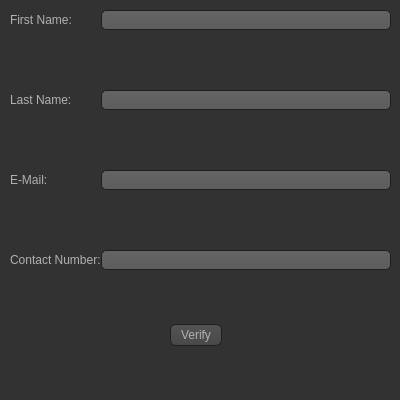
<?xml version="1.0" encoding="UTF-8"?>
<ui version="4.0">
 <class>Form</class>
 <widget class="QWidget" name="Form">
  <property name="geometry">
   <rect>
    <x>0</x>
    <y>0</y>
    <width>400</width>
    <height>400</height>
   </rect>
  </property>
  <property name="sizePolicy">
   <sizepolicy hsizetype="Fixed" vsizetype="Fixed">
    <horstretch>0</horstretch>
    <verstretch>0</verstretch>
   </sizepolicy>
  </property>
  <property name="minimumSize">
   <size>
    <width>400</width>
    <height>400</height>
   </size>
  </property>
  <property name="maximumSize">
   <size>
    <width>400</width>
    <height>400</height>
   </size>
  </property>
  <property name="windowTitle">
   <string>Form</string>
  </property>
  <property name="styleSheet">
   <string notr="true">QToolTip
{
     border: 1px solid black;
     background-color: #ffa02f;
     padding: 1px;
     border-radius: 3px;
     opacity: 100;
}

QWidget
{
    color: #b1b1b1;
    background-color: #323232;
}

QTreeView, QListView
{
    background-color: silver;
    margin-left: 5px;
}

QWidget:item:hover
{
    background-color: QLinearGradient( x1: 0, y1: 0, x2: 0, y2: 1, stop: 0 #ffa02f, stop: 1 #ca0619);
    color: #000000;
}

QWidget:item:selected
{
    background-color: QLinearGradient( x1: 0, y1: 0, x2: 0, y2: 1, stop: 0 #ffa02f, stop: 1 #d7801a);
}

QMenuBar::item
{
    background: transparent;
}

QMenuBar::item:selected
{
    background: transparent;
    border: 1px solid #ffaa00;
}

QMenuBar::item:pressed
{
    background: #444;
    border: 1px solid #000;
    background-color: QLinearGradient(
        x1:0, y1:0,
        x2:0, y2:1,
        stop:1 #212121,
        stop:0.4 #343434/*,
        stop:0.2 #343434,
        stop:0.1 #ffaa00*/
    );
    margin-bottom:-1px;
    padding-bottom:1px;
}

QMenu
{
    border: 1px solid #000;
}

QMenu::item
{
    padding: 2px 20px 2px 20px;
}

QMenu::item:selected
{
    color: #000000;
}

QWidget:disabled
{
    color: #808080;
    background-color: #323232;
}

QAbstractItemView
{
    background-color: QLinearGradient( x1: 0, y1: 0, x2: 0, y2: 1, stop: 0 #4d4d4d, stop: 0.1 #646464, stop: 1 #5d5d5d);
}

QWidget:focus
{
    /*border: 1px solid darkgray;*/
}

QLineEdit
{
    background-color: QLinearGradient( x1: 0, y1: 0, x2: 0, y2: 1, stop: 0 #4d4d4d, stop: 0 #646464, stop: 1 #5d5d5d);
    padding: 1px;
    border-style: solid;
    border: 1px solid #1e1e1e;
    border-radius: 5;
}

QPushButton
{
    color: #b1b1b1;
    background-color: QLinearGradient( x1: 0, y1: 0, x2: 0, y2: 1, stop: 0 #565656, stop: 0.1 #525252, stop: 0.5 #4e4e4e, stop: 0.9 #4a4a4a, stop: 1 #464646);
    border-width: 1px;
    border-color: #1e1e1e;
    border-style: solid;
    border-radius: 6;
    padding: 3px;
    font-size: 12px;
    padding-left: 5px;
    padding-right: 5px;
    min-width: 40px;
}

QPushButton:pressed
{
    background-color: QLinearGradient( x1: 0, y1: 0, x2: 0, y2: 1, stop: 0 #2d2d2d, stop: 0.1 #2b2b2b, stop: 0.5 #292929, stop: 0.9 #282828, stop: 1 #252525);
}

QComboBox
{
    selection-background-color: #ffaa00;
    background-color: QLinearGradient( x1: 0, y1: 0, x2: 0, y2: 1, stop: 0 #565656, stop: 0.1 #525252, stop: 0.5 #4e4e4e, stop: 0.9 #4a4a4a, stop: 1 #464646);
    border-style: solid;
    border: 1px solid #1e1e1e;
    border-radius: 5;
}

QComboBox:hover,QPushButton:hover
{
    border: 2px solid QLinearGradient( x1: 0, y1: 0, x2: 0, y2: 1, stop: 0 #ffa02f, stop: 1 #d7801a);
}


QComboBox:on
{
    padding-top: 3px;
    padding-left: 4px;
    background-color: QLinearGradient( x1: 0, y1: 0, x2: 0, y2: 1, stop: 0 #2d2d2d, stop: 0.1 #2b2b2b, stop: 0.5 #292929, stop: 0.9 #282828, stop: 1 #252525);
    selection-background-color: #ffaa00;
}

QComboBox QAbstractItemView
{
    border: 2px solid darkgray;
    selection-background-color: QLinearGradient( x1: 0, y1: 0, x2: 0, y2: 1, stop: 0 #ffa02f, stop: 1 #d7801a);
}

QComboBox::drop-down
{
     subcontrol-origin: padding;
     subcontrol-position: top right;
     width: 15px;

     border-left-width: 0px;
     border-left-color: darkgray;
     border-left-style: solid; /* just a single line */
     border-top-right-radius: 3px; /* same radius as the QComboBox */
     border-bottom-right-radius: 3px;
 }

QComboBox::down-arrow
{
     image: url(:/dark_orange/img/down_arrow.png);
}

QGroupBox
{
    border: 1px solid darkgray;
    margin-top: 10px;
}

QGroupBox:focus
{
    border: 1px solid darkgray;
}

QTextEdit:focus
{
    border: 1px solid darkgray;
}

QScrollBar:horizontal {
     border: 1px solid #222222;
     background: QLinearGradient( x1: 0, y1: 0, x2: 0, y2: 1, stop: 0.0 #121212, stop: 0.2 #282828, stop: 1 #484848);
     height: 7px;
     margin: 0px 16px 0 16px;
}

QScrollBar::handle:horizontal
{
      background: QLinearGradient( x1: 0, y1: 0, x2: 1, y2: 0, stop: 0 #ffa02f, stop: 0.5 #d7801a, stop: 1 #ffa02f);
      min-height: 20px;
      border-radius: 2px;
}

QScrollBar::add-line:horizontal {
      border: 1px solid #1b1b19;
      border-radius: 2px;
      background: QLinearGradient( x1: 0, y1: 0, x2: 1, y2: 0, stop: 0 #ffa02f, stop: 1 #d7801a);
      width: 14px;
      subcontrol-position: right;
      subcontrol-origin: margin;
}

QScrollBar::sub-line:horizontal {
      border: 1px solid #1b1b19;
      border-radius: 2px;
      background: QLinearGradient( x1: 0, y1: 0, x2: 1, y2: 0, stop: 0 #ffa02f, stop: 1 #d7801a);
      width: 14px;
     subcontrol-position: left;
     subcontrol-origin: margin;
}

QScrollBar::right-arrow:horizontal, QScrollBar::left-arrow:horizontal
{
      border: 1px solid black;
      width: 1px;
      height: 1px;
      background: white;
}

QScrollBar::add-page:horizontal, QScrollBar::sub-page:horizontal
{
      background: none;
}

QScrollBar:vertical
{
      background: QLinearGradient( x1: 0, y1: 0, x2: 1, y2: 0, stop: 0.0 #121212, stop: 0.2 #282828, stop: 1 #484848);
      width: 7px;
      margin: 16px 0 16px 0;
      border: 1px solid #222222;
}

QScrollBar::handle:vertical
{
      background: QLinearGradient( x1: 0, y1: 0, x2: 0, y2: 1, stop: 0 #ffa02f, stop: 0.5 #d7801a, stop: 1 #ffa02f);
      min-height: 20px;
      border-radius: 2px;
}

QScrollBar::add-line:vertical
{
      border: 1px solid #1b1b19;
      border-radius: 2px;
      background: QLinearGradient( x1: 0, y1: 0, x2: 0, y2: 1, stop: 0 #ffa02f, stop: 1 #d7801a);
      height: 14px;
      subcontrol-position: bottom;
      subcontrol-origin: margin;
}

QScrollBar::sub-line:vertical
{
      border: 1px solid #1b1b19;
      border-radius: 2px;
      background: QLinearGradient( x1: 0, y1: 0, x2: 0, y2: 1, stop: 0 #d7801a, stop: 1 #ffa02f);
      height: 14px;
      subcontrol-position: top;
      subcontrol-origin: margin;
}

QScrollBar::up-arrow:vertical, QScrollBar::down-arrow:vertical
{
      border: 1px solid black;
      width: 1px;
      height: 1px;
      background: white;
}


QScrollBar::add-page:vertical, QScrollBar::sub-page:vertical
{
      background: none;
}

QTextEdit
{
    background-color: #242424;
}

QPlainTextEdit
{
    background-color: #242424;
}

QHeaderView::section
{
    background-color: QLinearGradient(x1:0, y1:0, x2:0, y2:1, stop:0 #616161, stop: 0.5 #505050, stop: 0.6 #434343, stop:1 #656565);
    color: white;
    padding-left: 4px;
    border: 1px solid #6c6c6c;
}

QCheckBox:disabled
{
color: #414141;
}

QDockWidget::title
{
    text-align: center;
    spacing: 3px; /* spacing between items in the tool bar */
    background-color: QLinearGradient(x1:0, y1:0, x2:0, y2:1, stop:0 #323232, stop: 0.5 #242424, stop:1 #323232);
}

QDockWidget::close-button, QDockWidget::float-button
{
    text-align: center;
    spacing: 1px; /* spacing between items in the tool bar */
    background-color: QLinearGradient(x1:0, y1:0, x2:0, y2:1, stop:0 #323232, stop: 0.5 #242424, stop:1 #323232);
}

QDockWidget::close-button:hover, QDockWidget::float-button:hover
{
    background: #242424;
}

QDockWidget::close-button:pressed, QDockWidget::float-button:pressed
{
    padding: 1px -1px -1px 1px;
}

QMainWindow::separator
{
    background-color: QLinearGradient(x1:0, y1:0, x2:0, y2:1, stop:0 #161616, stop: 0.5 #151515, stop: 0.6 #212121, stop:1 #343434);
    color: white;
    padding-left: 4px;
    border: 1px solid #4c4c4c;
    spacing: 3px; /* spacing between items in the tool bar */
}

QMainWindow::separator:hover
{

    background-color: QLinearGradient(x1:0, y1:0, x2:0, y2:1, stop:0 #d7801a, stop:0.5 #b56c17 stop:1 #ffa02f);
    color: white;
    padding-left: 4px;
    border: 1px solid #6c6c6c;
    spacing: 3px; /* spacing between items in the tool bar */
}

QToolBar::handle
{
     spacing: 3px; /* spacing between items in the tool bar */
     background: url(:/dark_orange/img/handle.png);
}

QMenu::separator
{
    height: 2px;
    background-color: QLinearGradient(x1:0, y1:0, x2:0, y2:1, stop:0 #161616, stop: 0.5 #151515, stop: 0.6 #212121, stop:1 #343434);
    color: white;
    padding-left: 4px;
    margin-left: 10px;
    margin-right: 5px;
}

QProgressBar
{
    border: 2px solid grey;
    border-radius: 5px;
    text-align: center;
}

QProgressBar::chunk
{
    background-color: #d7801a;
    width: 2.15px;
    margin: 0.5px;
}

QTabBar::tab {
    color: #b1b1b1;
    border: 1px solid #444;
    border-bottom-style: none;
    background-color: #323232;
    padding-left: 10px;
    padding-right: 10px;
    padding-top: 3px;
    padding-bottom: 2px;
    margin-right: -1px;
}

QTabWidget::pane {
    border: 1px solid #444;
    top: 1px;
}

QTabBar::tab:last
{
    margin-right: 0; /* the last selected tab has nothing to overlap with on the right */
    border-top-right-radius: 3px;
}

QTabBar::tab:first:!selected
{
 margin-left: 0px; /* the last selected tab has nothing to overlap with on the right */


    border-top-left-radius: 3px;
}

QTabBar::tab:!selected
{
    color: #b1b1b1;
    border-bottom-style: solid;
    margin-top: 3px;
    background-color: QLinearGradient(x1:0, y1:0, x2:0, y2:1, stop:1 #212121, stop:.4 #343434);
}

QTabBar::tab:selected
{
    border-top-left-radius: 3px;
    border-top-right-radius: 3px;
    margin-bottom: 0px;
}

QTabBar::tab:!selected:hover
{
    /*border-top: 2px solid #ffaa00;
    padding-bottom: 3px;*/
    border-top-left-radius: 3px;
    border-top-right-radius: 3px;
    background-color: QLinearGradient(x1:0, y1:0, x2:0, y2:1, stop:1 #212121, stop:0.4 #343434, stop:0.2 #343434, stop:0.1 #ffaa00);
}

QRadioButton::indicator:checked, QRadioButton::indicator:unchecked{
    color: #b1b1b1;
    background-color: #323232;
    border: 1px solid #b1b1b1;
    border-radius: 6px;
}

QRadioButton::indicator:checked
{
    background-color: qradialgradient(
        cx: 0.5, cy: 0.5,
        fx: 0.5, fy: 0.5,
        radius: 1.0,
        stop: 0.25 #ffaa00,
        stop: 0.3 #323232
    );
}

QCheckBox::indicator{
    color: #b1b1b1;
    background-color: #323232;
    border: 1px solid #b1b1b1;
    width: 9px;
    height: 9px;
}

QRadioButton::indicator
{
    border-radius: 6px;
}

QRadioButton::indicator:hover, QCheckBox::indicator:hover
{
    border: 1px solid #ffaa00;
}

QCheckBox::indicator:checked
{
    image:url(:/dark_orange/img/checkbox.png);
}

QCheckBox::indicator:disabled, QRadioButton::indicator:disabled
{
    border: 1px solid #444;
}


QSlider::groove:horizontal {
    border: 1px solid #3A3939;
    height: 8px;
    background: #201F1F;
    margin: 2px 0;
    border-radius: 2px;
}

QSlider::handle:horizontal {
    background: QLinearGradient( x1: 0, y1: 0, x2: 0, y2: 1,
      stop: 0.0 silver, stop: 0.2 #a8a8a8, stop: 1 #727272);
    border: 1px solid #3A3939;
    width: 14px;
    height: 14px;
    margin: -4px 0;
    border-radius: 2px;
}

QSlider::groove:vertical {
    border: 1px solid #3A3939;
    width: 8px;
    background: #201F1F;
    margin: 0 0px;
    border-radius: 2px;
}

QSlider::handle:vertical {
    background: QLinearGradient( x1: 0, y1: 0, x2: 0, y2: 1, stop: 0.0 silver,
      stop: 0.2 #a8a8a8, stop: 1 #727272);
    border: 1px solid #3A3939;
    width: 14px;
    height: 14px;
    margin: 0 -4px;
    border-radius: 2px;
}

QAbstractSpinBox {
    padding-top: 2px;
    padding-bottom: 2px;
    border: 1px solid darkgray;

    border-radius: 2px;
    min-width: 50px;
}
</string>
  </property>
  <widget class="QWidget" name="formLayoutWidget">
   <property name="geometry">
    <rect>
     <x>10</x>
     <y>10</y>
     <width>381</width>
     <height>271</height>
    </rect>
   </property>
   <layout class="QFormLayout" name="formLayout">
    <property name="horizontalSpacing">
     <number>0</number>
    </property>
    <property name="verticalSpacing">
     <number>60</number>
    </property>
    <item row="0" column="0">
     <widget class="QLabel" name="label">
      <property name="text">
       <string>First Name:</string>
      </property>
     </widget>
    </item>
    <item row="0" column="1">
     <widget class="QLineEdit" name="lineEdit"/>
    </item>
    <item row="1" column="0">
     <widget class="QLabel" name="label_2">
      <property name="text">
       <string>Last Name:</string>
      </property>
     </widget>
    </item>
    <item row="1" column="1">
     <widget class="QLineEdit" name="lineEdit_2"/>
    </item>
    <item row="2" column="0">
     <widget class="QLabel" name="label_3">
      <property name="text">
       <string>E-Mail:</string>
      </property>
     </widget>
    </item>
    <item row="2" column="1">
     <widget class="QLineEdit" name="lineEdit_3"/>
    </item>
    <item row="3" column="0">
     <widget class="QLabel" name="label_4">
      <property name="text">
       <string>Contact Number:</string>
      </property>
     </widget>
    </item>
    <item row="3" column="1">
     <widget class="QLineEdit" name="lineEdit_4"/>
    </item>
   </layout>
  </widget>
  <widget class="QWidget" name="verticalLayoutWidget">
   <property name="geometry">
    <rect>
     <x>170</x>
     <y>320</y>
     <width>61</width>
     <height>31</height>
    </rect>
   </property>
   <layout class="QVBoxLayout" name="verticalLayout">
    <item>
     <widget class="QPushButton" name="verify_button">
      <property name="sizePolicy">
       <sizepolicy hsizetype="Maximum" vsizetype="Maximum">
        <horstretch>0</horstretch>
        <verstretch>0</verstretch>
       </sizepolicy>
      </property>
      <property name="text">
       <string>Verify</string>
      </property>
     </widget>
    </item>
   </layout>
  </widget>
 </widget>
 <resources/>
 <connections/>
</ui>
